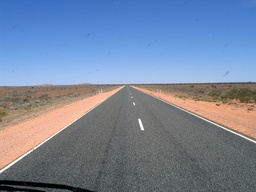
#> input picture hw2/data/img02.jpg, 256 x 192 px, shrunk from 512 x 384 before the run; its folder holds only this picture in this run
$ jupyter execute --allow-errors HW2_HoughTransform.ipynb
#> lines starting #> are read from the running program, lines starting #| are printed output that depends on the picture; after the words box and inside, x2 and y2 are one past the last pixel; in counts of white or black regions, pixels touching at a corner belong together
[cell 1]
import math
import glob
import numpy as np
from PIL import Image


# parameters

datadir = './data'
resultdir='./results'

# you can calibrate these parameters
sigma=2
Gaussian_size= (3,3)
highThreshold=0.1 #max에서 몇퍼센트
lowThreshold=0.5 #highThreshold에서 몇퍼센트

rhoRes=2
thetaRes=math.pi/180
nLines=20


def replic_pad(Igs,size):
    H,W = Igs.shape
    h,w = size
    h2,w2 = h//2, w//2
    padded = np.zeros((H+2*h2,W+2*w2))
    padded[h2:H+h2,w2:W+w2] = Igs[:,:].copy()

    for i in range(0,h2):
        padded[i,:] = padded[h2,:]
        padded[H+2*h2-1-i,:] = padded[H+h2-1,:]

    for j in range(0,w2):
        padded[:,j] = padded[:,w2].copy()
        padded[:,W+2*w2-1-j] = padded[:,W+w2-1]

    return padded


def ConvFilter(Igs, G):
    for s in G.shape:
        if s % 2 == 0:
            raise Exception("Kernel size must be odd")

    h, w = G.shape
    h2, w2 = h//2, w//2
    padded = replic_pad(Igs.copy(), G.shape)
    H, W = padded.shape

    #flip kernel
    for i in range(h2):
        G[i,:], G[2*h2-i,:] = G[2*h2-i,:].copy(), G[i,:].copy()
    for j in range(w2):
        G[:,j], G[:,2*w2-j] = G[:,2*w2-j].copy(), G[:,j].copy()

    #convolve
    Iconv = np.zeros(Igs.shape)
    for i in range(h2,H-h2):
        for j in range(w2,W-w2):
            sum = 0
            for k in range(h):
                for l in range(w):
                    sum += padded[i-h2+k,j-w2+l]*G[k,l]
            Iconv[i-h2,j-w2] = sum

    return Iconv

def GaussianFilter(Igs,sigma,size):

    h,w = size
    h2,w2 = h//2, w//2

    col = np.zeros((h,1))
    row = np.zeros((1,w))
    colsum, rowsum = 0, 0
    col1 = math.exp(-math.pow(-h2,2)/(2*math.pow(sigma,2)))/(math.sqrt(2*math.pi)*sigma)
    row1 = math.exp(-math.pow(-w2,2)/(2*math.pow(sigma,2)))/(math.sqrt(2*math.pi)*sigma)

    for i in range(h):
        col[i,:] = math.exp(-math.pow(i-h2,2)/(2*math.pow(sigma,2)))/(math.sqrt(2*math.pi)*sigma)
        col[i,:] = np.round(col[i,:]/col1)
        colsum += col[i,:]
    for j in range(w):
        row[:,j] = math.exp(-math.pow(j-w2,2)/(2*math.pow(sigma,2)))/(math.sqrt(2*math.pi)*sigma)
        row[:,j] = np.round(row[:,j]/row1)
        rowsum += row[:,j]

    gaussian = np.zeros(Igs.shape)
    gaussian = ConvFilter(ConvFilter(Igs.copy(),col),row)

    return gaussian/(rowsum*colsum)

def NMS(Im,Io):

    H,W = Im.shape
    nms = Im.copy()

    for i in range(0,H):
        for j in range(0,W):
            if (i !=0 and j !=0 and i != H-1 and j != W-1):
                if (Io[i,j] < 0 ):
                    Io[i,j] += 180
                if (0 <= Io[i,j] < 22.5 or 157.5 <= Io[i,j] <= 180):
                    if(Io[i,j] < Io[i,j-1] or Io[i,j] < Io[i,j+1]):
                        nms[i,j] = 0
                elif (22.5 <= Io[i,j] < 67.5):
                    if(Io[i,j] < Io[i-1,j-1] or Io[i,j] < Io[i+1,j+1]):
                        nms[i,j] = 0
                elif (67.5 <= Io[i,j] < 112.5):
                    if(Io[i,j] < Io[i-1,j] or Io[i,j] < Io[i+1,j]):
                        nms[i,j] = 0
                elif (112.5 <= Io[i,j] < 157.5):
                    if(Io[i,j] < Io[i+1,j-1] or Io[i,j] < Io[i-1,j+1]):
                        nms[i,j] = 0
            else:
                nms[i,j] = 0

    return nms


def doubleTH(Im, highThreshold, lowThreshold):

    H,W = Im.shape
    highTH = Im.max()*highThreshold
    lowTH = highTH*lowThreshold
    TH = np.zeros(Im.shape)
    strong_edge = 255
    weak_edge = 50

    #double Threshold
    for i in range(H):
        for j in range(W):
            if (Im[i,j] >= highTH):
                TH[i,j] = strong_edge
            elif (Im[i,j] < highTH and Im[i,j] >= lowTH):
                TH[i,j] = weak_edge

    #Hysteresis based
    hys = TH.copy()
    for i in range(0,H):
        for j in range(0,W):
            if (i!=0 and i!=H-1 and j!=0 and j!=W-1):
                if (TH[i,j] == weak_edge):
                    if ((TH[i,j-1] == strong_edge) or
                        (TH[i-1,j-1] == strong_edge) or
                        (TH[i-1,j] == strong_edge) or
                        (TH[i-1,j+1] == strong_edge) or
                        (TH[i,j+1] == strong_edge) or
                        (TH[i+1,j+1] == strong_edge) or
                        (TH[i+1,j] == strong_edge) or
                        (TH[i+1,j-1] == strong_edge)):
                        hys[i,j] = strong_edge
                    else:
                        hys[i,j] = 0
            else:
                hys[i,j] = 0

    return hys


def EdgeDetection(Igs, sigma, highThreshold, lowThreshold):

    sblx = np.array([[1,0,-1],[2,0,-2],[1,0,-1]],np.float32)
    sbly = np.array([[-1,-2,-1],[0,0,0],[1,2,1]],np.float32)

    smoothed = GaussianFilter(Igs.copy(),sigma,Gaussian_size)

    Ix = ConvFilter(smoothed,sblx)
    Iy = ConvFilter(smoothed,sbly)

    Io = np.zeros(smoothed.shape)
    Io = np.arctan2(Iy,Ix)*180/math.pi

    Im = np.zeros(smoothed.shape)
    for i in range(smoothed.shape[0]):
        for j in range(smoothed.shape[1]):
            Im[i,j] = math.sqrt(math.pow(Ix[i,j],2)+math.pow(Iy[i,j],2))
    Im = Im/Im.max()

    Im = NMS(Im,Io)
    Im = doubleTH(Im,highThreshold,lowThreshold)

    return Im, Io, Ix, Iy

def HoughTransform(Im, rhoRes, thetaRes):

    H,W = Im.shape
    rho_max = math.ceil(math.sqrt(H*H + W*W))
    theta_max = 2*math.pi
    rho = np.arange(0,rho_max + rhoRes,rhoRes)
    theta = np.arange(0,theta_max + thetaRes,thetaRes)

    cos_ = np.cos(theta)
    sin_ = np.sin(theta)
    rho_index = len(rho)
    theta_index = len(theta)

    acc = np.zeros((rho_index,theta_index))
    for i in range(H):
        for j in range(W):
            if (Im[i,j] != 0):
                for theta_ in range(theta_index):
                    rho_ = round(i*cos_[theta_]+j*sin_[theta_])
                    if (0<=rho_<=rho_max):
                        acc[rho_//rhoRes,theta_] += 1

    return acc

def HoughLines(H,rhoRes,thetaRes,nLines):

    h,w = H.shape

    for i in range(0,h):
        for j in range(0,w):
            if (i!=0 and j!=0 and i!=h-1 and j!=w-1):
                if ((H[i,j-1] >= H[i,j]) or
                        (H[i-1,j-1] >= H[i,j]) or
                        (H[i-1,j] >= H[i,j]) or
                        (H[i-1,j+1] >= H[i,j]) or
                        (H[i,j+1] >= H[i,j]) or
                        (H[i+1,j+1] >= H[i,j]) or
                        (H[i+1,j] >= H[i,j]) or
                        (H[i+1,j-1] >= H[i,j])):
                    H[i,j] == 0
            else:
                H[i,j] == 0
    lRho, lTheta = np.unravel_index(np.argsort(-1*H,axis=None)[:nLines],H.shape)

    return lRho,lTheta

def HoughLineSegments(IRho: list, ITheta: list, Im):
    l = [] #empty list --> [{'start': [x_s,y_s], 'end': [x_e,y_e]}, {}, ...]
    interval = 1
    print(IRho,ITheta)

    for line_num in range(len(IRho)):
        theta_ = ITheta[line_num] #x-axis
        rho_ = IRho[line_num] #y-axis
        print(theta_,rho_)
        point_list = [] #일단 edge 위의 모든 점을 point_list에 저장
        segment = []
        temp = []
        if (math.sin(theta_)!=0):
            print('sin is not 0')
            for x_ in range(Im.shape[1]):
                y_ = round(-math.cos(theta_)/math.sin(theta_)*x_ + rho_/math.sin(theta_))
                if (0 <= y_ < Im.shape[0] and Im[y_,x_] != 0):
                    one_point = [y_, x_]
                    point_list.append(one_point)
            print(point_list)
            for i in range(len(point_list)):
                if(abs(point_list[i][1] - point_list[i-1][1]) > interval and i > 0):
                    segment.append(temp)
                    print(line_num,': segment',i,temp)
                    temp = []
                temp.append(point_list[i])
            segment.append(temp)
        elif (math.cos(theta_)!=0):
            print('sin is 0')
            for y_ in range(Im.shape[0]):
                x_ = round(rho_/math.cos(theta_))
                if (0<=x_<Im.shape[1] and Im[y_,x_]!=0):
                    one_point = [y_,x_]
                    point_list.append(one_point)
            print(point_list)
            for i in range(len(point_list)):
                if(abs(point_list[i][0] - point_list[i-1][0]) > interval and i > 0):
                    segment.append(temp)
                    print(line_num,': segment',i,temp)
                    temp = []
                temp.append(point_list[i])
            segment.append(temp)

        maxlist = max(segment,key=len)
        print(maxlist)
        d = {'start':maxlist[0],'end':maxlist[-1]}
        l.append(d)

    return l

[cell 2]
from matplotlib import pyplot as plt
from scipy import ndimage
datadir = './data'

for img_path in glob.glob(datadir+'/*.jpg'):
        # load grayscale image
    img = Image.open(img_path).convert("L")
    Igs = np.array(img.copy())

    Im, Io, Ix, Iy = EdgeDetection(Igs, sigma, highThreshold, lowThreshold)
#> after the loop in replic_pad, `for i in range(0,h2):`:
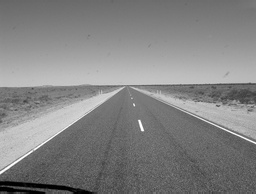
#> padded: shape (194, 256) float64; min 0, max 255, mean 131
#> the loop in ConvFilter (call 2), `for s in G.shape:` made 2 passes
#> s on pass 2: 3
#> after the loop in replic_pad (call 2), `for j in range(0,w2):`: padded: shape (192, 258) float64; min 1, max 765, mean 394.4
#> after the loop in replic_pad (call 3), `for i in range(0,h2):`: padded: shape (194, 258) float64; min 0, max 233, mean 130
#> after the loop in replic_pad (call 3), `for j in range(0,w2):`: padded: shape (194, 258) float64; min 0.889, max 233, mean 131.1
#> after the loop in ConvFilter (call 3), `for i in range(h2,H-h2):`:
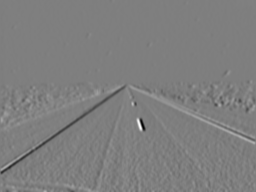
#> Iconv: shape (192, 256) float64; min -345.1, max 347.8, mean -0.3; drawn with min black and max white
#> after the loop in ConvFilter (call 4), `for i in range(h2,H-h2):`:
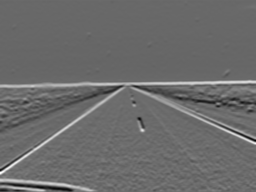
#> Iconv: shape (192, 256) float64; min -259.8, max 357.7, mean 1.5; drawn with min black and max white
#> after the loop in NMS, `for i in range(0,H):`:
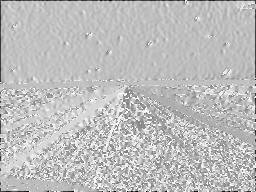
#> Io: shape (192, 256) float64; min -179.3, max 180, mean 88.9; drawn with min black and max white
#> after the loop in NMS, `for i in range(0,H):`:
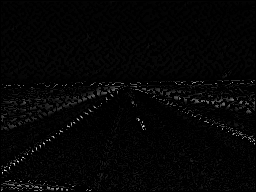
#> nms: shape (192, 256) float64; min 0, max 0.956, mean 0.0201
#> in doubleTH, `highTH = Im.max()*highThreshold`: highTH = 0.0956
#> in doubleTH, `lowTH = highTH*lowThreshold`: lowTH = 0.0478
#> after the loop in doubleTH, `for i in range(0,H):`:
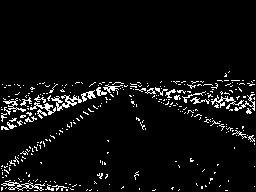
#> hys: shape (192, 256) float64; 5.5% white in thin lines or dots, all inside (x1, y1, x2, y2) = (1, 71, 255, 191)
    H = HoughTransform(Im, rhoRes, thetaRes)
#> after the loop in HoughTransform, `for i in range(H):`:
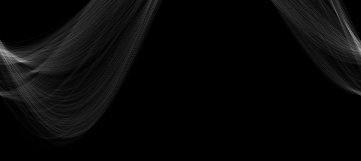
#> acc: shape (161, 361) float64; min 0, max 175, mean 8.4
    lRho,lTheta =HoughLines(H,rhoRes,thetaRes,nLines)
#> in HoughLines, `lRho, lTheta = np.unravel_index(np.argsort(-1*H,axis=None)[:nLines],H...`: lRho = 20 values, max 61 at index 4, min 48 at index 15, mean 52.5; lTheta = 20 values, max 360 at index 1, min 0 at index 2, mean 59.75
#         l = HoughLineSegments(lRho, lTheta, Im)


    plt.figure()
    plt.imshow(Im.astype(np.uint8),cmap='gray')
    plt.axis('on')
    plt.show()

    plt.figure()
    plt.imshow(H,cmap='gray')
    plt.axis('on')
    plt.show()

# [4 lines of commented-out code are left out]

[cell 3]
def main():

    # read images
    for img_path in glob.glob(datadir+'/*.jpg'):
        # load grayscale image
        img = Image.open(img_path).convert("L")

        Igs = np.array(img)
        Igs = Igs / 255.

        # Hough function
        Im, Io, Ix, Iy = EdgeDetection(Igs, sigma, highThreshold, lowThreshold)
        H= HoughTransform(Im, rhoRes, thetaRes)
        lRho,lTheta =HoughLines(H,rhoRes,thetaRes,nLines)
        l = HoughLineSegments(lRho, lTheta, Im)

        # saves the outputs to files
        # Im, H, Im + hough line , Im + hough line segments


#> (the rest of this cell did not finish here and is left out)

#> after the loop in replic_pad (call 5), `for i in range(0,h2):`:
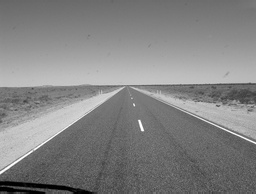
#> padded: shape (194, 256) float64; min 0, max 1, mean 0.514
#> after the loop in replic_pad (call 6), `for j in range(0,w2):`: padded: shape (192, 258) float64; min 0.00392, max 3, mean 1.55
#> after the loop in replic_pad (call 7), `for i in range(0,h2):`:
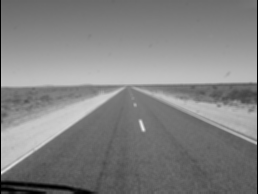
#> padded: shape (194, 258) float64; min 0, max 0.914, mean 0.51
#> after the loop in replic_pad (call 7), `for j in range(0,w2):`:
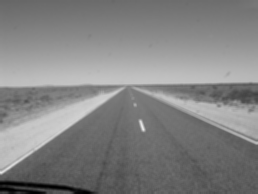
#> padded: shape (194, 258) float64; 0.78% of pixels changed, all inside (x1, y1, x2, y2) = (0, 0, 258, 194)
#> in main, `lRho,lTheta =HoughLines(H,rhoRes,thetaRes,nLines)`: lRho = 20 values, max 61 at index 4, min 48 at index 14, mean 52.5; lTheta = 20 values, max 360 at index 2, min 0 at index 1, mean 59.75
#| [51 49 49 50 61 52 50 61 51 51 54 50 50 50 48 56 50 54 52 61] [  5   0 360   4  21   6   1  20   4   6   2   2   0 360 359   8   3   7
#|    5  22]
#> the loop in HoughLineSegments, `for line_num in range(len(IRho)):` made 1 pass
#> (theta_, rho_) on pass 1: (5, 51)
#| 5 51
#| sin is not 0
#| []
#| []
#> after the loop in HoughLineSegments, `for line_num in range(len(IRho)):`: l = []

[cell 4]
h,w = (5,5)
h2,w2 = h//2, w//2
sigma = 1
col = np.zeros((h,1))
row = np.zeros((1,w))
col1 = math.exp(-math.pow(-h2,2)/(2*math.pow(sigma,2)))/(math.sqrt(2*math.pi)*sigma)
row1 = math.exp(-math.pow(-w2,2)/(2*math.pow(sigma,2)))/(math.sqrt(2*math.pi)*sigma)
colsum, rowsum = 0, 0
for i in range(h):
    col[i,:] = math.exp(-math.pow(i-h2,2)/(2*math.pow(sigma,2)))/(math.sqrt(2*math.pi)*sigma)
    col[i,:] = np.round(col[i,:]/col1)
    colsum += col[i,:]
for j in range(w):
    row[:,j] = math.exp(-math.pow(j-w2,2)/(2*math.pow(sigma,2)))/(math.sqrt(2*math.pi)*sigma)
    row[:,j] /= row1
    rowsum += row[:,j]

col

[cell 5]
from matplotlib import pyplot as plt
from scipy import ndimage
datadir = './data'

for img_path in glob.glob(datadir+'/*.jpg'):
        # load grayscale image
        img = Image.open(img_path).convert("L")
        Igs = np.array(img.copy())
        Igs = Igs/255
        Im, Io, Ix, Iy = EdgeDetection(Igs, sigma, highThreshold, lowThreshold)
#> after the loop in replic_pad (call 10), `for j in range(0,w2):`: padded: shape (192, 258) float64; min 0.00392, max 4, mean 2.06


        plt.figure()
        plt.imshow(Im,cmap='gray')
        plt.axis('off')
        plt.show()

#> (a cell that did not finish here is left out)

[cell 7]
a = np.array([[1,2,3],[4,5,6],[7,8,9]])
np.unravel_index(np.argsort(-1*a,axis=None)[:3],a.shape)

[cell 8]
a,b =(3,2)

[cell 9]
a

[cell 10]
for img_path in glob.glob(datadir+'/*.jpg'):
        # load grayscale image
        img = Image.open(img_path).convert("L")
        Igs = np.array(img.copy())
        Igs = Igs/255
        G = GaussianFilter(Igs,1,(5,5))
